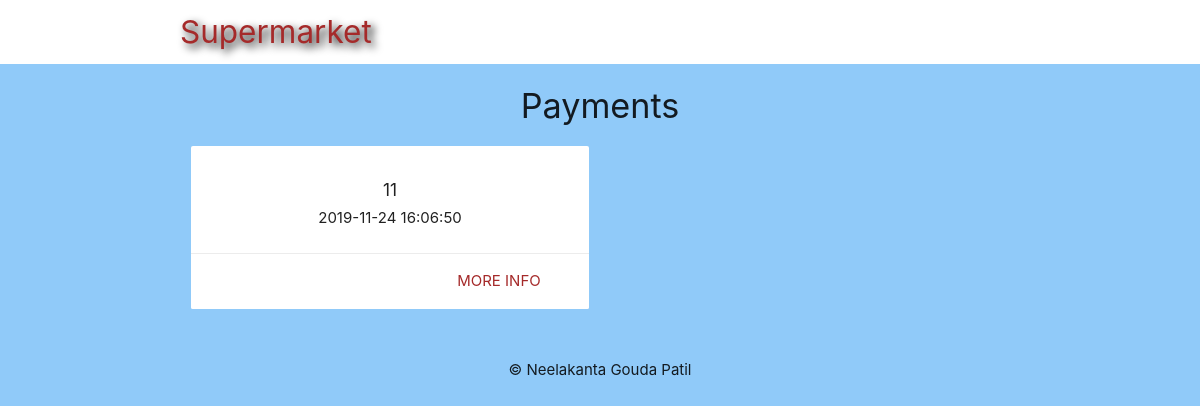
The app's page /pay_details1.php?id=2227, older data.
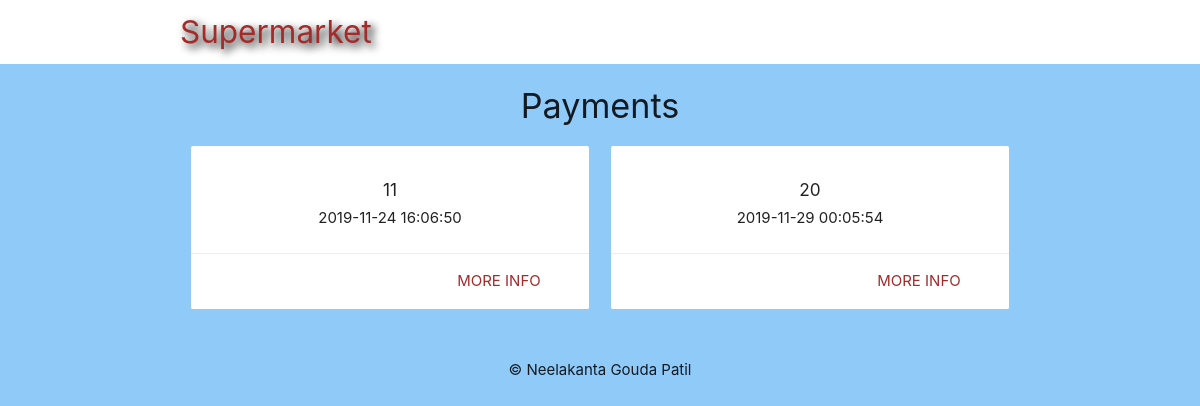
The same page, newer data.
### tables this page shows
CREATE TABLE `payment` (
  `payment_id` int(8) NOT NULL,
  `customer_id` int(4) NOT NULL,
  `pdate` datetime NOT NULL DEFAULT current_timestamp(),
  `amount` int(8) NOT NULL,
  `mode` varchar(255) NOT NULL,
  `bill_no` int(9) NOT NULL
);

### pay_details1.php (the view, shortened to what this page needs)
<?php
	include('config/db_connect_admin.php');
	if (isset($_GET['id'])) {
		$c_id = mysqli_real_escape_string($connect, $_GET['id']);
		$pay_sql = "SELECT payment_id, pdate FROM payment WHERE customer_id = $c_id ORDER BY payment_id";
		$pay_result = mysqli_query($connect, $pay_sql);
		$payment = mysqli_fetch_all($pay_result, MYSQLI_ASSOC);
	}
?>
<!DOCTYPE html>
<html>
	<?php include('templates/header.php'); ?>
	<h4 class="center darkslategray-text">Payments</h4>
	<div class="container">
		<div class="row">
			<?php if($payment): ?>
				<?php foreach ($payment as $pmt): ?>
					<div class="col s6 md3">
						<div class="card z-depth-0">
							<div class="card-content center">
								<h6><?php echo htmlspecialchars($pmt['payment_id']); ?></h6>
								<p><?php echo date($pmt['pdate']); ?></p>
							</div>
							<div class="card-action right-align">
								<a class="brand-text" href="pay_details2.php?id=<?php echo $pmt['payment_id']?>">more info</a>
							</div>
						</div>
					</div>
				<?php endforeach; ?>
			<?php else: ?>
 				<h5 class="center">No payments done by this customer</h5>
 			<?php endif; ?>
		</div>
	</div>
	<?php include('templates/footer.php'); ?>
</html>

Row changes from the older to the newer data that the page shows:
added payment: payment_id "20", pdate "2019-11-29 00:05:54"
